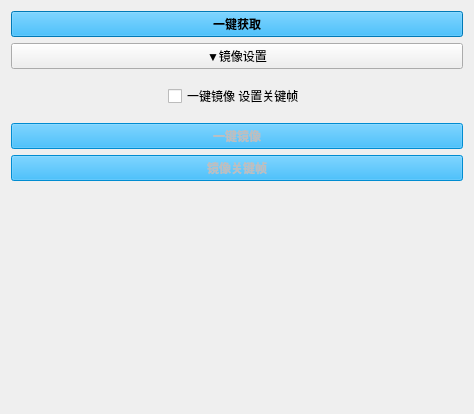
          <widget class="QWidget" name="scrollAreaWidgetContents_4">
           <property name="geometry">
            <rect>
             <x>0</x>
             <y>0</y>
             <width>474</width>
             <height>414</height>
            </rect>
           </property>
           <layout class="QVBoxLayout" name="verticalLayout_6">
            <item>
             <widget class="QPushButton" name="TSM_Auto_Pick_BTN">
              <property name="font">
               <font>
                <weight>75</weight>
                <bold>true</bold>
               </font>
              </property>
              <property name="styleSheet">
               <string notr="true">background-color:rgb(0, 170, 255)</string>
              </property>
              <property name="text">
               <string>一键获取</string>
              </property>
             </widget>
            </item>
            <item>
             <widget class="QPushButton" name="TSM_Mirror_Toggle">
              <property name="text">
               <string>▼镜像设置</string>
              </property>
             </widget>
            </item>
            <item>
             <widget class="QWidget" name="TSM_Mirror_Layout" native="true">
              <property name="enabled">
               <bool>true</bool>
              </property>
              <layout class="QGridLayout" name="gridLayout">
               <property name="leftMargin">
                <number>20</number>
               </property>
               <property name="rightMargin">
                <number>20</number>
               </property>
               <item row="0" column="0" alignment="Qt::AlignHCenter">
                <widget class="QCheckBox" name="TSM_Mirror_CB">
                 <property name="text">
                  <string>一键镜像 设置关键帧</string>
                 </property>
                </widget>
               </item>
              </layout>
             </widget>
            </item>
            <item>
             <widget class="QPushButton" name="TSM_Mirror_BTN">
              <property name="enabled">
               <bool>false</bool>
              </property>
              <property name="font">
               <font>
                <weight>75</weight>
                <bold>true</bold>
               </font>
              </property>
              <property name="styleSheet">
               <string notr="true">background-color:rgb(0, 170, 255)</string>
              </property>
              <property name="text">
               <string>一键镜像</string>
              </property>
             </widget>
            </item>
            <item>
             <widget class="QPushButton" name="TSM_Mirror_Anim_BTN">
              <property name="enabled">
               <bool>false</bool>
              </property>
              <property name="font">
               <font>
                <weight>75</weight>
                <bold>true</bold>
               </font>
              </property>
              <property name="styleSheet">
               <string notr="true">background-color:rgb(0, 170, 255)</string>
              </property>
              <property name="text">
               <string>镜像关键帧</string>
              </property>
             </widget>
            </item>
            <item>
             <spacer name="verticalSpacer">
              <property name="orientation">
               <enum>Qt::Vertical</enum>
              </property>
              <property name="sizeHint" stdset="0">
               <size>
                <width>20</width>
                <height>40</height>
               </size>
              </property>
             </spacer>
            </item>
           </layout>
          </widget>
